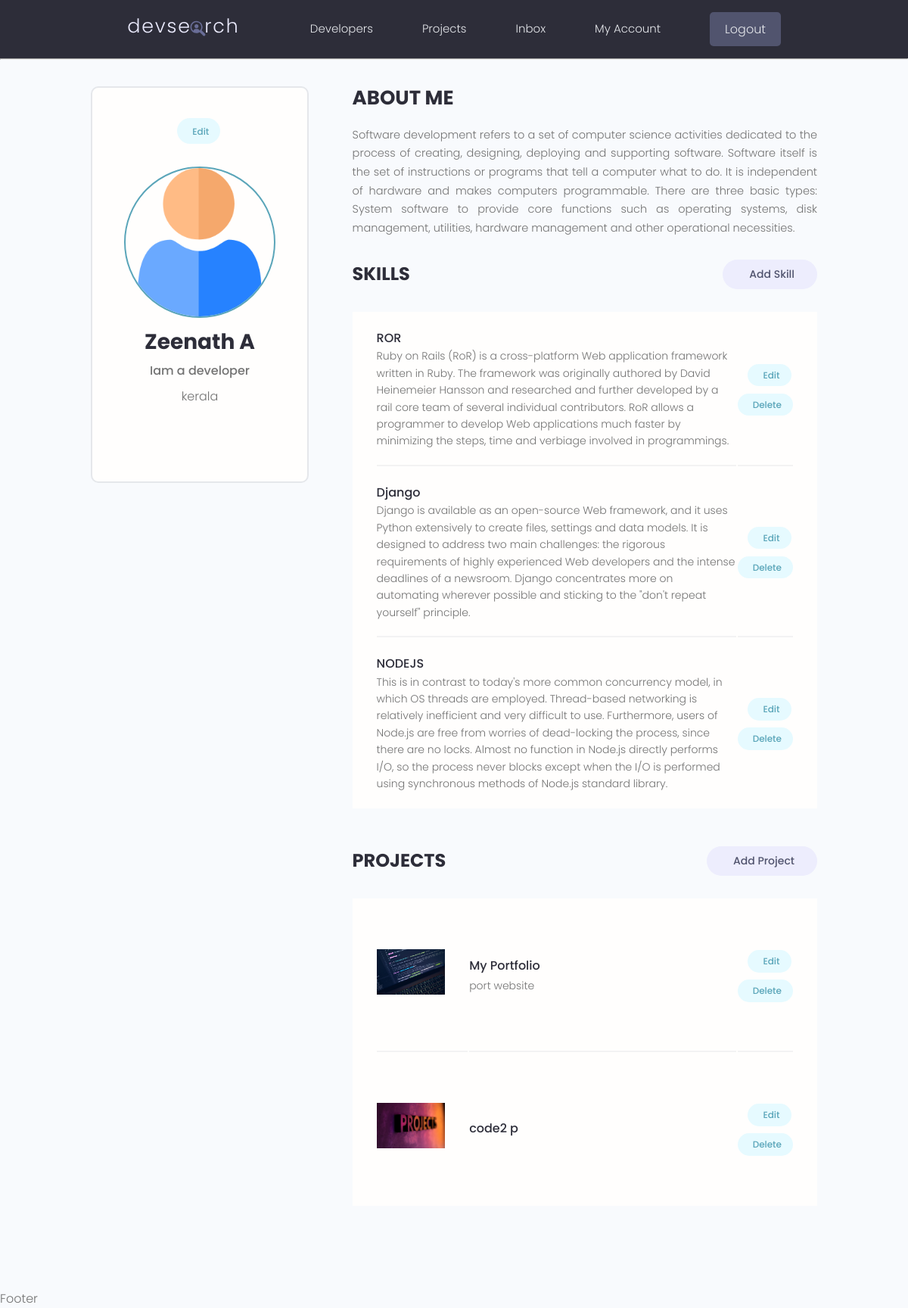
The app's page /account/ (signed in) with its own data.
### users/models.py (models this page shows, shortened)
class Profile(models.Model):
    user = models.OneToOneField(User, on_delete=models.CASCADE,null=True,blank=True)
    name = models.CharField(max_length=200,null=True,blank=True)
    location = models.CharField(max_length=200,null=True,blank=True)
    email = models.EmailField(null=True,blank=True)
    short_intro = models.CharField(max_length=1000,null=True,blank=True)
    bio = models.TextField(null=True,blank=True)
    profile_image = models.ImageField(upload_to='profiles/',default='profiles/user.png')
    social_github = models.CharField(max_length=2000,null=True,blank=True)
    social_twitter = models.CharField(max_length=2000,null=True,blank=True)
    social_youtube = models.CharField(max_length=2000,null=True,blank=True)
    soacial_linkedin = models.CharField(max_length=2000,null=True,blank=True)
    social_website = models.CharField(max_length=2000,null=True,blank=True)

class Skill(models.Model):
    owner = models.ForeignKey(Profile,on_delete=models.CASCADE,null=True,blank=True)
    name = models.CharField(max_length=200,null=True,blank=True)
    description = models.TextField(null=True,blank=True)
    created = models.DateTimeField(auto_now_add=True)

### projects/models.py (models this page shows, shortened)
class Project(models.Model):
    owner = models.ForeignKey(Profile,on_delete=models.SET_NULL,null=True,blank=True)
    name = models.CharField(max_length=200)
    image = models.ImageField(upload_to='photos/',null=True,blank=True,default="photos/default.jpg")
    description = models.TextField(null=True,blank=True)
    demo_link = models.CharField(max_length=2000,null=True,blank=True)
    source_link = models.CharField(max_length=2000,null=True,blank=True)
    Tag = models.ManyToManyField('Tag',blank=True)
    Created = models.DateTimeField(auto_now_add=True)
    Published = models.DateTimeField(default = timezone.now)
    Vote_total = models.IntegerField(default=0,null=True,blank=True)
    Vote_ratio = models.IntegerField(default=0,null=True,blank=True)

### users/views.py (the view)
# urls.py: path('account/',views.userAccount,name='account'),
def userAccount(request):
    profile = request.user.profile
    context = {
        'profile':profile,
    }
    return render(request,'users/account.html',context)

### users/templates/users/account.html (shortened to what this page needs)
{% extends 'main.html' %}
{% block content %}
<main class="settingsPage profile my-md">
    <div class="container">
      <div class="layout">
        <div class="column column--1of3">
          <div class="card text-center">
            <div class="card__body dev">
              <a class="tag tag--pill tag--main settings__btn" href="{% url 'users:edit-account' %}"> Edit</a>
              <img class="avatar avatar--xl dev__avatar" src="{{profile.profile_image.url}}" />
              <h2 class="dev__name">{{profile.name}}</h2>
              <p class="dev__title">{{profile.short_intro}}</p>
              <p class="dev__location">{{profile.location}}</p>
            </div>
          </div>
        </div>
        <div class="column column--2of3">
          <div class="devInfo">
            <h3 class="devInfo__title">About Me</h3>
            <p class="devInfo__about">
              {{profile.bio}}
            </p>
          </div>
          <div class="settings">
            <h3 class="settings__title">Skills</h3>
            <a class="tag tag--pill tag--sub settings__btn tag--lg" href="{% url 'users:create-skill' %}"> Add Skill</a>
          </div>
          <table class="settings__table">
            {% for skill in profile.skill_set.all %}
            <tr>
              <td class="settings__tableInfo">
                <h4>{{skill.name}}</h4>
                <p>
                  {{skill.description}}
                </p>
              </td>
              <td class="settings__tableActions">
                <a class="tag tag--pill tag--main settings__btn" href="{% url 'users:update-skill' skill.id %}"> Edit</a>
                <a class="tag tag--pill tag--main settings__btn" href="{% url 'users:delete-skill' skill.id %}?next=/users/account/">
                  Delete</a>
              </td>
            </tr>
            {% endfor %}
          </table>
          <div class="settings">
            <h3 class="settings__title">Projects</h3>
            <a class="tag tag--pill tag--sub settings__btn tag--lg" href="{% url 'projects:create-project' %}"> Add Project</a>
          </div>
          <table class="settings__table">
            {% for project in profile.project_set.all %}
            <tr>
              <td class="settings__thumbnail">
                <a href="{% url 'projects:project' project.id %}"><img src="{{project.image.url}}" alt="Project Thumbnail" /></a>
              </td>
              <td class="settings__tableInfo">
                <a href="{% url 'projects:project' project.id %}">{{project.name}}</a>
                <p>
                  {{project.description}}
                </p>
              </td>
              <td class="settings__tableActions">
                <a class="tag tag--pill tag--main settings__btn" href="{% url 'projects:update-project' project.id %}"> Edit</a>
                <a class="tag tag--pill tag--main settings__btn" href="{% url 'projects:delete-project' project.id %}?next=/users/account/">
                  Delete</a>
              </td>
            </tr>
            {% endfor %}
          </table>
        </div>
      </div>
    </div>
  </main>
{% endblock %}

### static/styles/app.css (style rules this page uses)
:root { --color-sub: #2d2d39; }
.card { border: 2px solid var(--color-light); }
img { width: 100%; }
.profile .card > .dev { padding: 4rem; }
.dev__avatar { display: block; margin: auto; }
.dev__name { color: var(--color-sub); font-size: 2.8rem; font-weight: 700; margin-top: 1rem; margin-bottom: 0.5rem; }
.dev__title { font-size: 1.6rem; font-weight: 500; line-height: 1.3; }
.dev__location { margin-top: 1rem; }
.devInfo { margin-bottom: 3rem; }
.devInfo__title, .devInfo__subtitle { font-size: 2.6rem; color: var(--color-sub); text-transform: uppercase; font-weight: 700; margin-bottom: 1.5rem; }
.devInfo__about, .devSkill__info { font-size: 1.45rem; line-height: 1.7; text-align: justify; }
.settingsPage .dev > .settings__btn { display: inline-block; margin-bottom: 3rem; }
.settings { display: flex; justify-content: space-between; align-items: center; }
.settings__title { font-size: 2.4rem; text-transform: uppercase; font-weight: 700; color: var(--color-sub); }
.settings__table { margin-top: 3rem; margin-bottom: 5rem; padding: 0 3rem; background: var(--color-white); }
.settings__table tr { width: 100%; }
.settings__table tr > td { padding: 2rem 0; }
.settings__table tr:not(:last-child) td { border-bottom: 2px solid var(--color-white-light); }
.settings__thumbnail { width: 23%; min-width: 10rem; }
.settings__thumbnail img { padding-right: 3rem; height: 15rem; object-fit: contain; }
.settings__tableInfo { width: 100%; }
.settings__tableInfo h4, .settings__tableInfo a { padding-right: 1rem; width: auto; font-size: 1.6rem; font-weight: 500; color: var(--color-sub); }
.settings__tableInfo p { font-size: 1.4rem; }
.settings__tableActions { text-align: right; }

### static/uikit/styles/modules/_variables.css (style rules this page uses)
:root { --color-main: #5aa5b9; --color-main-light: #e6faff; --color-sub: #3f4156; --color-sub-light: #51546e; --color-sub-lighter: #ededfd; --color-text: #737373; --color-gray: #8b8b8b; --color-light: #e5e7eb; --color-light-gray: #767676; --color-bg: #f8fafd; --color-white: #fffefd; --color-white-light: #f3f3f3; --color-success: #359e64; --color-success-bg: #def8e8; --color-error: #fc4b0b; --color-error-bg: #fff2ee; --font-base: 'Poppins', arial, helvetica, 'Segoe UI', roboto, ubuntu, sans-serif; --font-monospace: 'Fira Code', 'Courier New', courier, monospace; --font-regular: 300; --font-medium: 500; --font-bold: 700; --generic-shadow: 1px 1px 5px #00000010; --generic-transition: all 0.3s ease-in-out; }

### static/uikit/styles/modules/_base.css (style rules this page uses)
* { margin: 0; padding: 0; box-sizing: border-box; text-rendering: optimizeLegibility; color: inherit; font-size: inherit; }
html { font-size: 50%; }
@media only screen and (min-width: 480px) { html { font-size: 56.25%; } }
@media only screen and (min-width: 1200px) { html { font-size: 62.5%; } }
body { line-height: 1.6; font-weight: 400; font-size: 1.5rem; color: var(--color-text); background-color: var(--color-bg); min-height: 100vh; }

### static/uikit/styles/modules/_typography.css (style rules this page uses)
* { font-family: var(--font-base); }
h2 { font-size: 3.6rem; font-weight: var(--font-bold); }
h3 { font-size: 3.2rem; font-weight: var(--font-medium); }
h4 { font-size: 2.8rem; font-weight: var(--font-medium); }
p, span, strong { font-size: 1.6rem; color: var(--color-text); font-weight: var(--font-regular); }
a { padding-bottom: 2px; text-decoration: none; display: inline-block; color: var(--color-main); font-weight: var(--font-medium); }

### static/uikit/styles/modules/_utilities.css (style rules this page uses)
.container { width: 92%; max-width: 165rem; margin: 0 auto; box-sizing: border-box; }
@media screen and (min-width: 1000px) { .container { width: 90%; } }
@media screen and (min-width: 1200px) { .container { width: 80%; } }
.text-center { text-align: center; }
.my-md { margin: 3rem auto; }

### static/uikit/styles/modules/_avatar.css (style rules this page uses)
.avatar { border-radius: 50%; border: 2px solid var(--color-main); object-fit: cover; }
.avatar--xl { height: 20rem; width: 20rem; }

### static/uikit/styles/modules/_card.css (style rules this page uses)
.card { border-radius: 1rem; background-color: var(--color-white); border: 1.5px solid var(--color-light); width: auto; height: auto; margin-top: 0.5rem; margin-bottom: 0.5rem; overflow: hidden; }
.card__body, .card__header { padding: 2rem 2.5rem; }

### static/uikit/styles/modules/_layout.css (style rules this page uses)
.layout { display: flex; flex-flow: row wrap; justify-content: space-between; }
.layout > .column { margin-bottom: 3rem; }
.layout > .column.column--1of3 { flex-basis: 30%; }
.layout > .column.column--2of3 { flex-basis: 64%; }

### records on screen
Profile: profile_image (placeholder picture), name "Zeenath A", short_intro "Iam a developer", location "kerala", bio "Software development refers to a set of computer science activities dedicated to the process of creating, designing, deploying and supporting software. Software itself is the set of instructions or programs that tell a computer what to do. It is independent of hardware and makes computers programmable. There are three basic types: System software to provide core functions such as operating systems, disk management, utilities, hardware management and other operational necessities."
Skill: name "ROR", description "Ruby on Rails (RoR) is a cross-platform Web application framework written in Ruby. The framework was originally authored by David Heinemeier Hansson and researched and further developed by a rail core team of several individual contributors. RoR allows a programmer to develop Web applications much faster by minimizing the steps, time and verbiage involved in programmings."
Skill: name "Django", description "Django is available as an open-source Web framework, and it uses Python extensively to create files, settings and data models. It is designed to address two main challenges: the rigorous requirements of highly experienced Web developers and the intense deadlines of a newsroom. Django concentrates more on automating wherever possible and sticking to the \"don't repeat yourself\" principle."
Skill: name "NODEJS", description "This is in contrast to today's more common concurrency model, in which OS threads are employed. Thread-based networking is relatively inefficient and very difficult to use. Furthermore, users of Node.js are free from worries of dead-locking the process, since there are no locks. Almost no function in Node.js directly performs I/O, so the process never blocks except when the I/O is performed using synchronous methods of Node.js standard library."
Project: image (picture), name "My Portfolio", description "port website"
Project: image (placeholder picture), name "code2 p"
